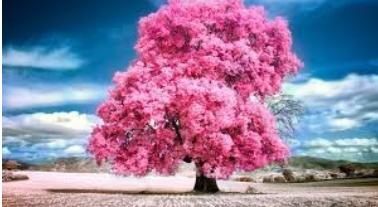
#> input picture Experiments/image.png, 378 x 207 px
$ python 'exp-27 cropping,copy,paste.py'
#> lines starting #> are read from the running program, lines starting #| are printed output that depends on the picture
import cv2

img = cv2.imread('image.png')
#> img is the input picture: shape (207, 378, 3); mean B, G, R 158.5, 127.1, 145.3

# Crop region
crop = img[50:200, 50:200]
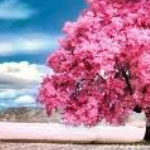
#> crop: shape (150, 150, 3); mean B, G, R 162.1, 133, 176.3


cv2.imshow("Crop & Paste", img)
cv2.waitKey(0)
cv2.destroyAllWindows()

$ run again, with Experiments/1 exp.png copied over Experiments/image.png
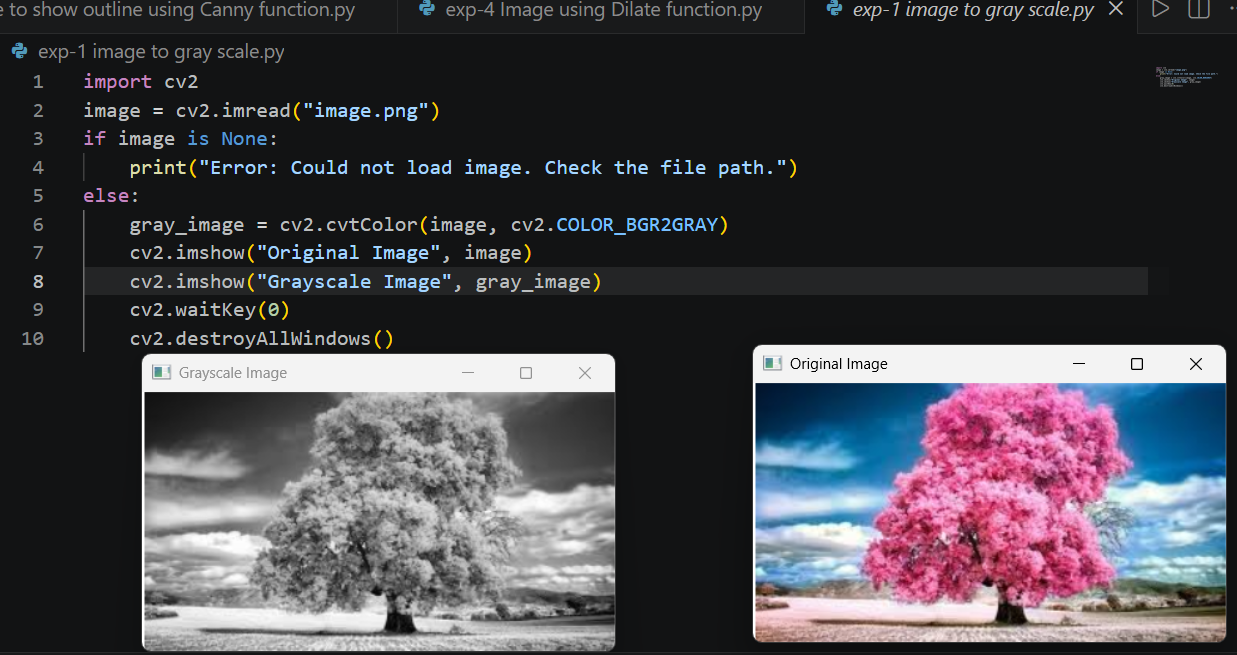
#> input picture Experiments/1 exp.png, 1237 x 655 px
#> img is the input picture: shape (655, 1237, 3); mean B, G, R 73.3, 67.7, 69.4
#> `crop = img[50:200, 50:200]`:
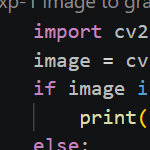
#> crop: shape (150, 150, 3); mean B, G, R 35.4, 33.7, 34.4
